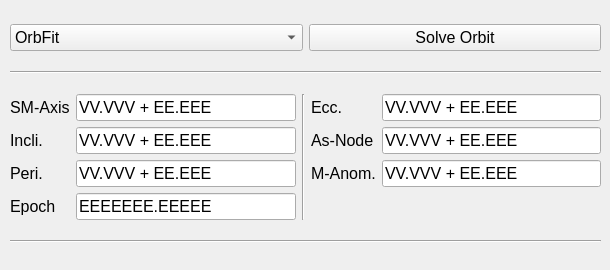
         <widget class="QWidget" name="tab_orbit">
          <attribute name="title">
           <string>Orbit</string>
          </attribute>
          <widget class="QWidget" name="verticalLayoutWidget_5">
           <property name="geometry">
            <rect>
             <x>10</x>
             <y>10</y>
             <width>591</width>
             <height>251</height>
            </rect>
           </property>
           <property name="font">
            <font>
             <family>Sylfaen</family>
             <pointsize>11</pointsize>
            </font>
           </property>
           <layout class="QVBoxLayout" name="vertical_layout_orbit">
            <item>
             <layout class="QHBoxLayout" name="horizontal_layout_solve_orbit">
              <item>
               <widget class="QComboBox" name="combo_box_orbit_solve_engine">
                <property name="font">
                 <font>
                  <family>Cantarell</family>
                  <pointsize>12</pointsize>
                 </font>
                </property>
                <item>
                 <property name="text">
                  <string>OrbFit</string>
                 </property>
                </item>
                <item>
                 <property name="text">
                  <string>Custom Orbit</string>
                 </property>
                </item>
               </widget>
              </item>
              <item>
               <widget class="QPushButton" name="push_button_orbit_solve_orbit">
                <property name="font">
                 <font>
                  <family>Cantarell</family>
                  <pointsize>12</pointsize>
                 </font>
                </property>
                <property name="text">
                 <string>Solve Orbit</string>
                </property>
               </widget>
              </item>
             </layout>
            </item>
            <item>
             <widget class="Line" name="line_5">
              <property name="orientation">
               <enum>Qt::Horizontal</enum>
              </property>
             </widget>
            </item>
            <item>
             <layout class="QGridLayout" name="grid_layout_orbit_elements">
              <item row="1" column="1">
               <widget class="QLineEdit" name="line_edit_orbit_inclination">
                <property name="font">
                 <font>
                  <family>Cantarell</family>
                  <pointsize>12</pointsize>
                 </font>
                </property>
                <property name="text">
                 <string>VV.VVV + EE.EEE</string>
                </property>
               </widget>
              </item>
              <item row="2" column="1">
               <widget class="QLineEdit" name="line_edit_orbit_perihelion">
                <property name="font">
                 <font>
                  <family>Cantarell</family>
                  <pointsize>12</pointsize>
                 </font>
                </property>
                <property name="text">
                 <string>VV.VVV + EE.EEE</string>
                </property>
               </widget>
              </item>
              <item row="3" column="1">
               <widget class="QLineEdit" name="line_edit_orbit_epoch">
                <property name="font">
                 <font>
                  <family>Cantarell</family>
                  <pointsize>12</pointsize>
                 </font>
                </property>
                <property name="text">
                 <string>EEEEEEE.EEEEE</string>
                </property>
               </widget>
              </item>
              <item row="1" column="0">
               <widget class="QLabel" name="label_static_orbit_inclination">
                <property name="font">
                 <font>
                  <family>Cantarell</family>
                  <pointsize>12</pointsize>
                  <italic>false</italic>
                 </font>
                </property>
                <property name="text">
                 <string>Incli.</string>
                </property>
               </widget>
              </item>
              <item row="2" column="0">
               <widget class="QLabel" name="label_static_orbit_perihelion">
                <property name="font">
                 <font>
                  <family>Cantarell</family>
                  <pointsize>12</pointsize>
                  <italic>false</italic>
                 </font>
                </property>
                <property name="text">
                 <string>Peri.</string>
                </property>
               </widget>
              </item>
              <item row="3" column="0">
               <widget class="QLabel" name="label_static_orbit_epoch">
                <property name="font">
                 <font>
                  <family>Cantarell</family>
                  <pointsize>12</pointsize>
                 </font>
                </property>
                <property name="text">
                 <string>Epoch</string>
                </property>
               </widget>
              </item>
              <item row="0" column="1">
               <widget class="QLineEdit" name="line_edit_orbit_semimajor_axis">
                <property name="font">
                 <font>
                  <family>Cantarell</family>
                  <pointsize>12</pointsize>
                 </font>
                </property>
                <property name="text">
                 <string>VV.VVV + EE.EEE</string>
                </property>
               </widget>
              </item>
              <item row="0" column="0">
               <widget class="QLabel" name="label_static_orbit_semimajor_axis">
                <property name="font">
                 <font>
                  <family>Cantarell</family>
                  <pointsize>12</pointsize>
                  <weight>50</weight>
                  <italic>false</italic>
                  <bold>false</bold>
                 </font>
                </property>
                <property name="text">
                 <string>SM-Axis</string>
                </property>
               </widget>
              </item>
              <item row="0" column="2" rowspan="4">
               <widget class="Line" name="line_16">
                <property name="orientation">
                 <enum>Qt::Vertical</enum>
                </property>
               </widget>
              </item>
              <item row="0" column="3">
               <widget class="QLabel" name="label_static_orbit_eccentricity">
                <property name="font">
                 <font>
                  <family>Cantarell</family>
                  <pointsize>12</pointsize>
                  <italic>false</italic>
                 </font>
                </property>
                <property name="text">
                 <string>Ecc.</string>
                </property>
               </widget>
              </item>
              <item row="0" column="4">
               <widget class="QLineEdit" name="line_edit_orbit_eccentricity">
                <property name="font">
                 <font>
                  <family>Cantarell</family>
                  <pointsize>12</pointsize>
                 </font>
                </property>
                <property name="text">
                 <string>VV.VVV + EE.EEE</string>
                </property>
               </widget>
              </item>
              <item row="1" column="3">
               <widget class="QLabel" name="label_static_orbit_ascending_node">
                <property name="font">
                 <font>
                  <family>Cantarell</family>
                  <pointsize>12</pointsize>
                  <italic>false</italic>
                 </font>
                </property>
                <property name="text">
                 <string>As-Node</string>
                </property>
               </widget>
              </item>
              <item row="1" column="4">
               <widget class="QLineEdit" name="line_edit_orbit_ascending_node">
                <property name="font">
                 <font>
                  <family>Cantarell</family>
                  <pointsize>12</pointsize>
                 </font>
                </property>
                <property name="text">
                 <string>VV.VVV + EE.EEE</string>
                </property>
               </widget>
              </item>
              <item row="2" column="3">
               <widget class="QLabel" name="label_static_orbit_mean_anomaly">
                <property name="font">
                 <font>
                  <family>Cantarell</family>
                  <pointsize>12</pointsize>
                  <italic>false</italic>
                 </font>
                </property>
                <property name="text">
                 <string>M-Anom.</string>
                </property>
               </widget>
              </item>
              <item row="2" column="4">
               <widget class="QLineEdit" name="line_edit_orbit_mean_anomaly">
                <property name="font">
                 <font>
                  <family>Cantarell</family>
                  <pointsize>12</pointsize>
                 </font>
                </property>
                <property name="text">
                 <string>VV.VVV + EE.EEE</string>
                </property>
               </widget>
              </item>
             </layout>
            </item>
            <item>
             <widget class="Line" name="line_15">
              <property name="orientation">
               <enum>Qt::Horizontal</enum>
              </property>
             </widget>
            </item>
            <item>
             <layout class="QHBoxLayout" name="horizontal_layout_orbit_results"/>
            </item>
           </layout>
          </widget>
         </widget>
